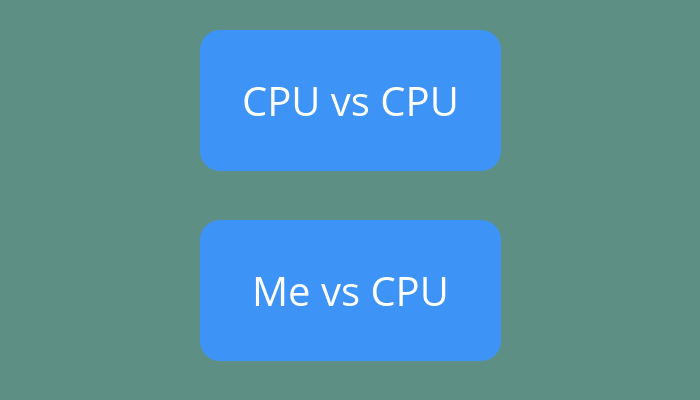
<?xml version="1.0" encoding="UTF-8"?>
<ui version="4.0">
 <class>MainWindow</class>
 <widget class="QMainWindow" name="MainWindow">
  <property name="geometry">
   <rect>
    <x>0</x>
    <y>0</y>
    <width>700</width>
    <height>400</height>
   </rect>
  </property>
  <property name="sizePolicy">
   <sizepolicy hsizetype="Fixed" vsizetype="Fixed">
    <horstretch>0</horstretch>
    <verstretch>0</verstretch>
   </sizepolicy>
  </property>
  <property name="windowTitle">
   <string>Reversi</string>
  </property>
  <property name="styleSheet">
   <string notr="true">background: rgb(93, 143, 133)</string>
  </property>
  <widget class="QWidget" name="centralWidget">
   <widget class="QPushButton" name="pushButton">
    <property name="geometry">
     <rect>
      <x>200</x>
      <y>30</y>
      <width>301</width>
      <height>141</height>
     </rect>
    </property>
    <property name="styleSheet">
     <string notr="true">   background: #3D94F6;
   border-radius: 20px;
   color: #FFFFFF;
   font-family: Open Sans;
   font-size: 40px;

</string>
    </property>
    <property name="text">
     <string>CPU vs CPU</string>
    </property>
   </widget>
   <widget class="QPushButton" name="pushButton_2">
    <property name="geometry">
     <rect>
      <x>200</x>
      <y>220</y>
      <width>301</width>
      <height>141</height>
     </rect>
    </property>
    <property name="styleSheet">
     <string notr="true">   background: #3D94F6;
   border-radius: 20px;
   color: #FFFFFF;
   font-family: Open Sans;
   font-size: 40px;

</string>
    </property>
    <property name="text">
     <string>Me vs CPU</string>
    </property>
   </widget>
  </widget>
 </widget>
 <layoutdefault spacing="6" margin="11"/>
 <resources/>
 <connections/>
</ui>
